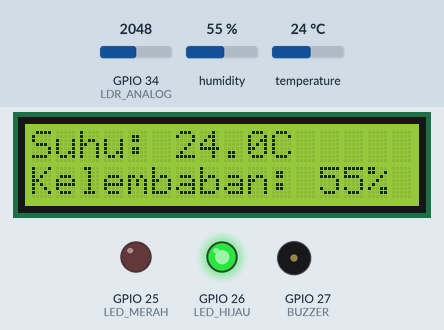
Recording of a sketch running on a simulated ESP32. Parts: 16×2 character LCD, output pins drawn as LEDs (lit = HIGH), buzzer (waves = sounding, pin HIGH). The test bench sets the inputs (shaded band); at power-on: humidity 55 %, GPIO 34 (LDR_ANALOG) = 2048, temperature 24 °C. WiFi joins after 1.5 s; servers stay silent unless stated; random numbers use the default seed unless the sketch sets one; EEPROM starts erased; no MQTT or app messages arrive unless stated; what the sketch prints to the serial monitor is not drawn.

Above: at 2.8 s.
2.9 s: humidity set to 51 %
At 7.2 s:
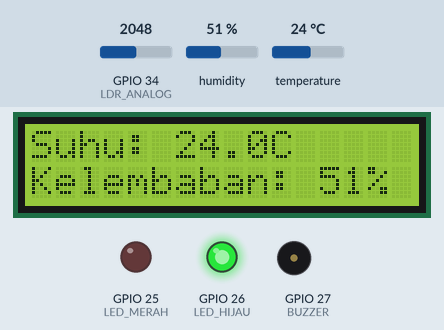
12.1 s: humidity set to 48 %
At 16.5 s:
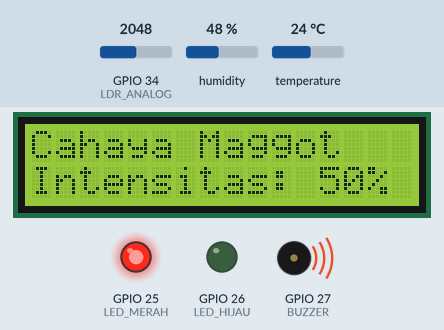
21.3 s: GPIO 34 (LDR_ANALOG) set to 2866
At 25.0 s:
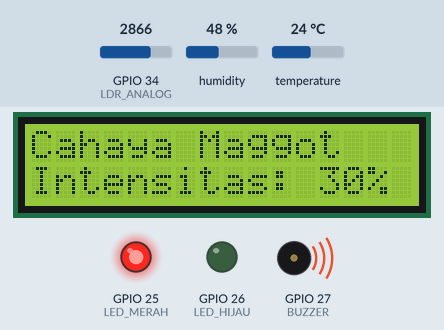
27.5 s: temperature set to 12 °C
At 30.4 s:
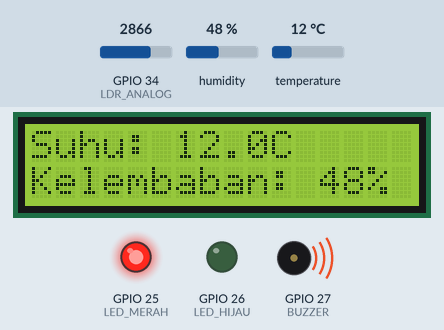
33.5 s: GPIO 34 (LDR_ANALOG) set to 3603
At 36.6 s:
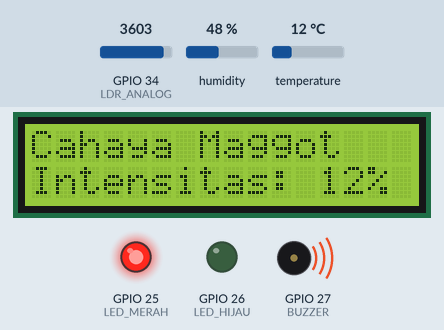
Timing chart, 0 to 38.1 s (numbered marks = the images above; inputs shaded):
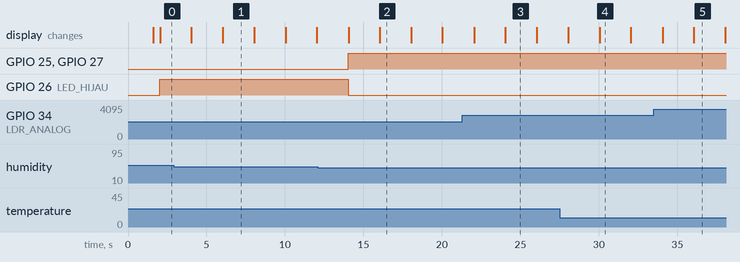

The sketch:

SISTEM_MONITORING_BSF.ino
```cpp
#include <Wire.h>
#include <LiquidCrystal_I2C.h>
#include <WiFi.h>
#include <PubSubClient.h>
#include "DHT.h"
#include <Preferences.h>
#include <ArduinoJson.h>

// ======================
// Konfigurasi WiFi & MQTT
// ======================
const char* ssid = "realme 8i";
const char* password = "11111111";
const char* mqtt_server = "10.101.17.43"; // Ganti dengan IP Broker Mosquitto Anda
const int mqtt_port = 1883;

// ======================
// Pin Sensor
// ======================
#define DHTPIN 4
#define DHTTYPE DHT11
#define LDR_ANALOG 34

// ======================
// Pin Output
// ======================
#define LED_MERAH 25
#define LED_HIJAU 26
#define BUZZER 27

// device name
#define DEVICE_ID "BSF-001"
#define TOPIC_CONFIG  "threshold/config/" DEVICE_ID

// ======================
// Inisialisasi Objek
// ======================
LiquidCrystal_I2C lcd(0x27, 16, 2);
DHT dht(DHTPIN, DHTTYPE);
WiFiClient espClient;
PubSubClient client(espClient);

// ======================
// Variabel Global
// ======================
float suhu = 0;
float kelembapan = 0;
float lightIntensity = 0.0;
bool dhtError = false;

// Variabel Threshold (Bisa diupdate via MQTT)
float tempWarn = 30.0;
float tempCrit = 32.0;
float humidWarn = 60.0;
float humidCrit = 50.0;
float lightWarn = 30.0;
float lightCrit = 50.0;

Preferences preferences;

// Variabel Waktu (millis)
unsigned long lastSensorReadTime = 0;
unsigned long lastLcdUpdateTime = 0;
unsigned long lastMqttPublishTime = 0;

const long sensorReadInterval = 2000;  // Baca sensor tiap 2 detik
const long lcdUpdateInterval = 2000;   // Update LCD tiap 2 detik bergantian
const long mqttPublishInterval = 5000; // Kirim MQTT tiap 5 detik

int lcdState = 0; // 0 = Tampil Suhu/Kelembaban, 1 = Tampil Cahaya

void callback(char* topic, byte* payload, unsigned int length) {
  Serial.print("Pesan tiba di topik: ");
  Serial.println(topic);

  StaticJsonDocument<512> doc;
  DeserializationError error = deserializeJson(doc, payload, length);

  if (error) {
    Serial.print(F("deserializeJson() failed: "));
    Serial.println(error.c_str());
    return;
  }

  // Update variabel jika key tersedia di JSON
  if (doc.containsKey("temp_warning")) tempWarn = doc["temp_warning"];
  if (doc.containsKey("temp_critical")) tempCrit = doc["temp_critical"];
  if (doc.containsKey("humid_warning")) humidWarn = doc["humid_warning"];
  if (doc.containsKey("humid_critical")) humidCrit = doc["humid_critical"];
  if (doc.containsKey("light_warning")) lightWarn = doc["light_warning"];
  if (doc.containsKey("light_critical")) lightCrit = doc["light_critical"];

  // Simpan ke NVS
  preferences.begin("thresholds", false);
  preferences.putFloat("tempWarn", tempWarn);
  preferences.putFloat("tempCrit", tempCrit);
  preferences.putFloat("humidWarn", humidWarn);
  preferences.putFloat("humidCrit", humidCrit);
  preferences.putFloat("lightWarn", lightWarn);
  preferences.putFloat("lightCrit", lightCrit);
  preferences.end();

  Serial.println("Thresholds diperbarui dan disimpan.");
}

void setup_wifi() {
  delay(10);
  Serial.println();
  Serial.print("Connecting to ");
  Serial.println(ssid);

  WiFi.begin(ssid, password);

  while (WiFi.status() != WL_CONNECTED) {
    delay(500);
    Serial.print(".");
  }

  Serial.println("");
  Serial.println("WiFi connected");
  Serial.println("IP address: ");
  Serial.println(WiFi.localIP());
}

void reconnect() {
  // Loop terus sampai terhubung kembali
  while (!client.connected()) {
    Serial.print("Attempting MQTT connection...");
    String clientId = "ESP32Client-";
    clientId += String(random(0xffff), HEX);

    // Mencoba Connect
    if (client.connect(clientId.c_str())) {
      Serial.println("connected");
      // Berlangganan menggunakan macro TOPIC_CONFIG yang sudah didefinisikan di atas
      client.subscribe(TOPIC_CONFIG);
    } else {
      Serial.print("failed, rc=");
      Serial.print(client.state());
      Serial.println(" try again in 5 seconds");
      delay(5000);
    }
  }
}

void setup() {
  Serial.begin(115200);

  // Load Preferences
  preferences.begin("thresholds", true); // read-only mode
  tempWarn = preferences.getFloat("tempWarn", 30.0);
  tempCrit = preferences.getFloat("tempCrit", 32.0);
  humidWarn = preferences.getFloat("humidWarn", 60.0);
  humidCrit = preferences.getFloat("humidCrit", 50.0);
  lightWarn = preferences.getFloat("lightWarn", 30.0);
  lightCrit = preferences.getFloat("lightCrit", 50.0);
  preferences.end();

  // I2C ESP32 (SDA, SCL)
  Wire.begin(21, 22);

  // LCD
  lcd.init();
  lcd.backlight();

  // DHT11
  dht.begin();

  // Output LED dan buzzer
  pinMode(LED_MERAH, OUTPUT);
  pinMode(LED_HIJAU, OUTPUT);
  pinMode(BUZZER, OUTPUT);

  digitalWrite(LED_MERAH, LOW);
  digitalWrite(LED_HIJAU, LOW);
  digitalWrite(BUZZER, LOW);

  lcd.setCursor(0, 0);
  lcd.print("Memulai Sistem");
  lcd.setCursor(0, 1);
  lcd.print("Connecting...");

  setup_wifi();
  client.setServer(mqtt_server, mqtt_port);
  client.setCallback(callback);

  lcd.clear();
}

void loop() {
  // Jaga koneksi MQTT
  if (!client.connected()) {
    reconnect();
  }
  client.loop();

  unsigned long currentMillis = millis();

  // ==========================================
  // 1. Baca Sensor dan Logika Threshold Lokal
  // ==========================================
  if (currentMillis - lastSensorReadTime >= sensorReadInterval) {
    lastSensorReadTime = currentMillis;

    suhu = dht.readTemperature();
    kelembapan = dht.readHumidity();
    int rawLDR = analogRead(LDR_ANALOG);
    lightIntensity = ((4095.0 - rawLDR) / 4095.0) * 100.0;

    if (isnan(suhu) || isnan(kelembapan)) {
      dhtError = true;
      Serial.println("Gagal membaca sensor DHT11!");
    } else {
      dhtError = false;

      // Logika Alert Independen (Kritikal: terlalu panas, terlalu kering, atau terlalu terang)
      if (suhu > tempCrit || kelembapan < humidCrit || lightIntensity > lightCrit) {
        digitalWrite(LED_MERAH, HIGH);
        digitalWrite(BUZZER, HIGH);
        digitalWrite(LED_HIJAU, LOW);
      } else {
        digitalWrite(LED_MERAH, LOW);
        digitalWrite(BUZZER, LOW);
        digitalWrite(LED_HIJAU, HIGH);
      }
    }
  }

  // ==========================================
  // 2. Update Layar LCD Bergantian
  // ==========================================
  if (currentMillis - lastLcdUpdateTime >= lcdUpdateInterval) {
    lastLcdUpdateTime = currentMillis;
    lcd.clear();

    if (dhtError) {
      lcd.setCursor(0, 0);
      lcd.print("DHT11 Error");
      lcd.setCursor(0, 1);
      lcd.print("Cek Kabel");
    } else {
      if (lcdState == 0) {
        // Tampilan 1: Suhu & Kelembaban
        lcd.setCursor(0, 0);
        lcd.print("Suhu: ");
        lcd.print(suhu, 1);
        lcd.print("C");

        lcd.setCursor(0, 1);
        lcd.print("Kelembaban: ");
        lcd.print(kelembapan, 0);
        lcd.print("%");

        lcdState = 1; // Ganti ke state berikutnya
      } else {
        // Tampilan 2: Intensitas Cahaya
        lcd.setCursor(0, 0);
        lcd.print("Cahaya Maggot");

        lcd.setCursor(0, 1);
        lcd.print("Intensitas: ");
        lcd.print(lightIntensity, 0);
        lcd.print("%");

        lcdState = 0; // Kembali ke state awal
      }
    }
  }

  // ==========================================
  // 3. Kirim Payload JSON via MQTT (Setiap 5 dtk)
  // ==========================================
  if (currentMillis - lastMqttPublishTime >= mqttPublishInterval) {
    lastMqttPublishTime = currentMillis;

    if (!dhtError) {
      // Perbaikan String JSON: Menggunakan format yang valid dengan DEVICE_ID
      String payload = "{";
      payload += "\"unique_cod e\": \"" DEVICE_ID "\", ";
      payload += "\"temperature\": " + String(suhu, 1) + ", ";
      payload += "\"humidity\": " + String(kelembapan, 0) + ", ";
      payload += "\"light_intensity\": " + String(lightIntensity, 1);
      payload += "}";

      Serial.print("Publish pesan: ");
      Serial.println(payload);

      // Publish ke topik "sensor/data"
      client.publish("sensor/data", payload.c_str());
    }
  }
}
```

Measured:
- the behaviour switches between 50 and 49 % on humidity (found by bisection; images 1 and 2)
- after the input at 12.1 s, GPIO 25 (LED_MERAH), GPIO 27 (BUZZER): LOW → HIGH after 1.9 s; GPIO 26 (LED_HIJAU): HIGH → LOW after 1.9 s
- what the display in image 1 shows lasts 1.9 s, from 6.1 s to 8.0 s
